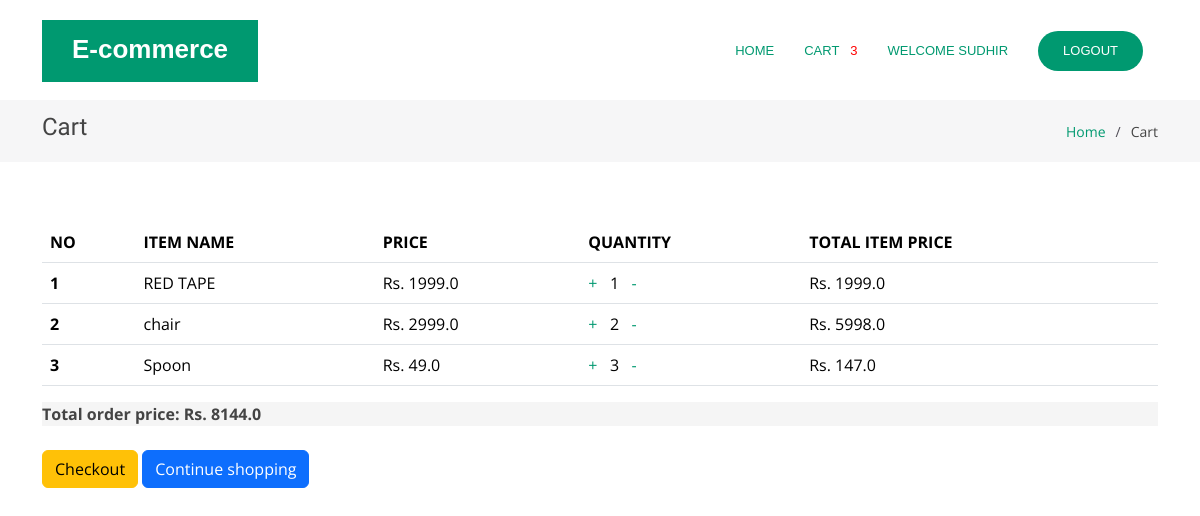
The page /orderlist/ (signed in) on the database as committed earlier.
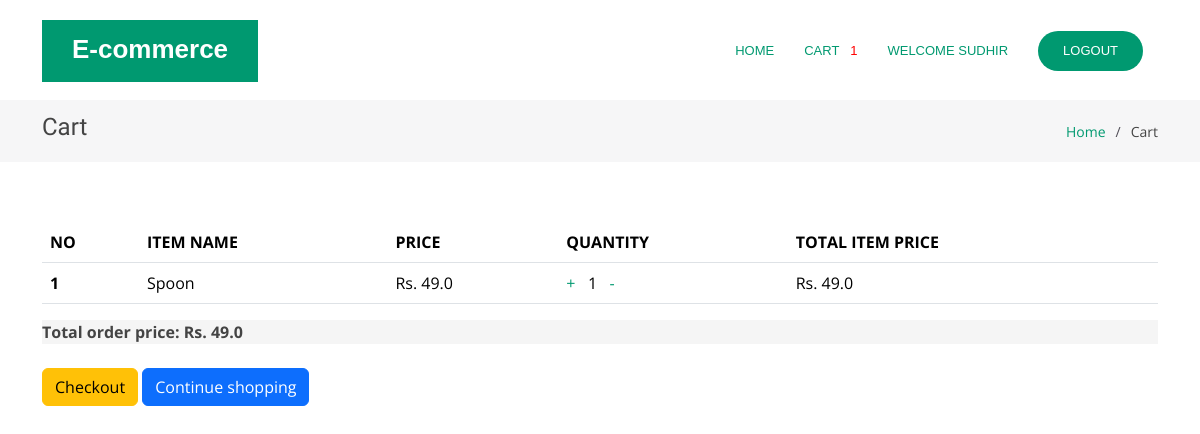
The same page on the database as committed later.
### core/models.py (models this page shows, shortened)
class Order(models.Model):
    user = models.ForeignKey(User, on_delete=models.CASCADE)
    items = models.ManyToManyField(OrderItem)
    start_date = models.DateTimeField(auto_now_add=True)
    ordered_date = models.DateTimeField()
    ordered = models.BooleanField(default=False)
    order_id = models.CharField(max_length=100, unique=True, default=None, blank=True, null=True)
    datetime_of_payment = models.DateTimeField(auto_now_add=True)  # Correct field name
    order_delivered = models.BooleanField(default=False)
    order_received = models.BooleanField(default=False)
    razorpay_order_id = models.CharField(max_length=500, null=True, blank=True)
    razorpay_payment_id = models.CharField(max_length=500, null=True, blank=True)
    razorpay_signature = models.CharField(max_length=500, null=True, blank=True)
    def get_total_price(self):
        total = 0
        for order_item in self.items.all():
            total += order_item.get_final_price()
        return total

class OrderItem(models.Model):
    user = models.ForeignKey(User, on_delete=models.CASCADE)
    ordered = models.BooleanField(default=False)
    product = models.ForeignKey(Product, on_delete=models.CASCADE)
    quantity = models.IntegerField(default=1)
    def get_total_item_price(self):
        return self.quantity * self.product.price
    def get_final_price(self):
        return self.get_total_item_price()

class Product(models.Model):
    name = models.CharField(max_length=100)
    catagory = models.ForeignKey('catagory', on_delete=models.CASCADE)
    desc = models.TextField()
    price = models.FloatField(default=0.0)
    product_available_count = models.IntegerField(default=0)
    img = models.ImageField(upload_to='images/')

### core/views.py (the view)
# urls.py: path('orderlist/', orderlist, name='orderlist'),
def orderlist(request):
    if Order.objects.filter(user=request.user, ordered=False).exists():
        order = Order.objects.get(user=request.user, ordered=False)
        return render(request, 'core/orderlist.html', {'order': order})
    return render(request, 'core/orderlist.html', {'message': "your cart is empty"})

### core/templatetags/cart_template_tag.py (called while the page is built)
@register.filter
def cart_item_count(user):
    if user.is_authenticated:
        qs = Order.objects.filter(user=user,ordered=False)
        if qs.exists():
            return qs[0].items.count()
    return 0

### templates/core/orderlist.html (shortened to what this page needs)
<!DOCTYPE html>
{% load static %}
{% load cart_template_tag %}
<html lang="en">
<head>
    <link href="{% static 'vendor/aos/aos.css' %}" rel="stylesheet">
    <link href="{% static 'vendor/bootstrap/css/bootstrap.min.css' %}" rel="stylesheet">
    <link href="{% static 'vendor/bootstrap-icons/bootstrap-icons.css' %}" rel="stylesheet">
    <link href="{% static 'vendor/boxicons/css/boxicons.min.css' %}" rel="stylesheet">
    <link href="{% static 'vendor/glightbox/css/glightbox.min.css' %}" rel="stylesheet">
    <link href="{% static 'vendor/remixicon/remixicon.css' %}" rel="stylesheet">
    <link href="{% static 'vendor/swiper/swiper-bundle.min.css' %}" rel="stylesheet">
    <link href="{% static 'css/style.css' %}" rel="stylesheet">
</head>
<body>
  <header id="header" class="fixed-top d-flex align-items-center">
    <div class="container">
      <div class="header-container d-flex align-items-center justify-content-between">
        <div class="logo">
          <h1 class="text-light"><a href="{% url 'index' %}"><span>E-commerce</span></a></h1>
        </div>
        <nav id="navbar" class="navbar">
          <ul>
            {% if user.is_authenticated %}
              <li><a class="nav-link scrollto active" href="{% url 'index' %}">Home</a></li>
              <li><a class="nav-link scrollto active" href="{% url 'orderlist' %}">Cart&nbsp; &nbsp;
                <div style="color:red;">{{request.user | cart_item_count }}</div>
              </a></li>
              <li><a class="nav-link scrollto active" href="#hero">Welcome {{ user.username }}</a></li>
              <li><a class="getstarted scrollto" href="{% url 'user_logout' %}">Logout</a></li>
            {% else %}
              <li><a class="getstarted scrollto" href="{% url 'user_login' %}">Login</a></li>
              <li><a class="getstarted scrollto" href="{% url 'user_register' %}">Register</a></li>
            {% endif %}
          </ul>
        </nav>
      </div>
    </div>
  </header>
  <main id="main">
    <section class="breadcrumbs">
      <div class="container">
        <div class="d-flex justify-content-between align-items-center">
          <h2>Cart</h2>
          <ol>
            <li><a href="{% url 'index' %}">Home</a></li>
            <li>Cart</li>
          </ol>
        </div>
      </div>
    </section>
    <section class="inner-page">
      <div class="container">
        <table class="table">
          <thead class="thead-dark">
            <tr>
              <th scope="col">NO</th>
              <th scope="col">ITEM NAME</th>
              <th scope="col">PRICE</th>
              <th scope="col">QUANTITY</th>
              <th scope="col">TOTAL ITEM PRICE</th>
            </tr>
          </thead>
          <tbody>
            {% for order_item in order.items.all %}
              <tr>
                <th scope="row">{{ forloop.counter }}</th>
                <td>{{ order_item.product.name }}</td>
                <td>Rs. {{ order_item.product.price }}</td>
                <td>
                  <a href="{% url 'add_item' order_item.product.pk %}">+</a> &nbsp;
                  {{ order_item.quantity }} &nbsp;
                  <a href="{% url 'remove_item' order_item.product.pk %}">-</a>
                </td>
                <td>Rs. {{ order_item.get_final_price }}</td>
              </tr>
            {% empty %}
              <tr>
                <td colspan="5" class="text-center">Your cart is empty</td>
              </tr>
            {% endfor %}
          </tbody>
        </table>
        {% if order %}
          <div class="total-price" style="background-color: whitesmoke;">
            <b>Total order price:  Rs. {{ order.get_total_price }}</b>
          </div>
        {% endif %}
        <br>
        <div class="actions">
          <a href="{% url 'checkout_page' %}" class="btn btn-warning float-right ml-2">Checkout</a>
          <a href="/" class="btn btn-primary float-right">Continue shopping</a>
        </div>
      </div>
    </section>
  </main>
</body>
</html>

### static/css/style.css (style rules this page uses)
body { font-family: "Open Sans", sans-serif; color: #444444; }
a { color: #009970; text-decoration: none; }
h1, h2, h3, h4, h5, h6 { font-family: "Raleway", sans-serif; }
#header { transition: all 0.5s; z-index: 997; transition: all 0.5s; top: 20px; }
#header .header-container { background: #fff; }
#header .logo { overflow: hidden; padding: 16px 30px 12px 30px; background: #009970; }
#header .logo h1 { font-size: 26px; padding: 0; line-height: 1; font-weight: 700; font-family: "Poppins", sans-serif; }
#header .logo h1 a, #header .logo h1 a:hover { color: #fff; text-decoration: none; }
.navbar { padding: 0; }
.navbar ul { margin: 0; padding: 0; display: flex; list-style: none; align-items: center; }
.navbar li { position: relative; }
.navbar a, .navbar a:focus { display: flex; align-items: center; justify-content: space-between; padding: 10px 0 10px 30px; color: #36343a; transition: 0.3s; font-size: 13px; font-weight: 500; text-transform: uppercase; font-family: "Poppins", sans-serif; white-space: nowrap; transition: 0.3s; }
.navbar a:hover, .navbar .active, .navbar .active:focus, .navbar li:hover>a { color: #009970; }
.navbar .getstarted, .navbar .getstarted:focus { background: #009970; padding: 10px 25px; margin-left: 30px; margin-right: 15px; border-radius: 50px; color: #fff; }
section { padding: 60px 0; overflow: hidden; }
.breadcrumbs { padding: 15px 0; background: #f6f6f7; margin-top: 100px; }
.breadcrumbs h2 { font-size: 24px; line-height: 1; font-weight: 400; }
.breadcrumbs ol { display: flex; flex-wrap: wrap; list-style: none; padding: 0; margin: 0; font-size: 14px; }
.breadcrumbs ol li+li { padding-left: 10px; }
.breadcrumbs ol li+li::before { display: inline-block; padding-right: 10px; color: #4f4c55; content: "/"; }

Rows that differ between the two databases and show on the page:
removed OrderItem: product.name "RED TAPE", product.price "1999.0", quantity "1", get_final_price "1999.0"
removed OrderItem: product.name "chair", product.price "2999.0", quantity "2", get_final_price "5998.0"
changed OrderItem "Spoon": quantity "3" → "1"; get_final_price "147.0" → "49.0"
changed Order: get_total_price "8144.0" → "49.0"
Other text that changed with them:
{{ request.user | cart_item_count }}: "3" → "1"
